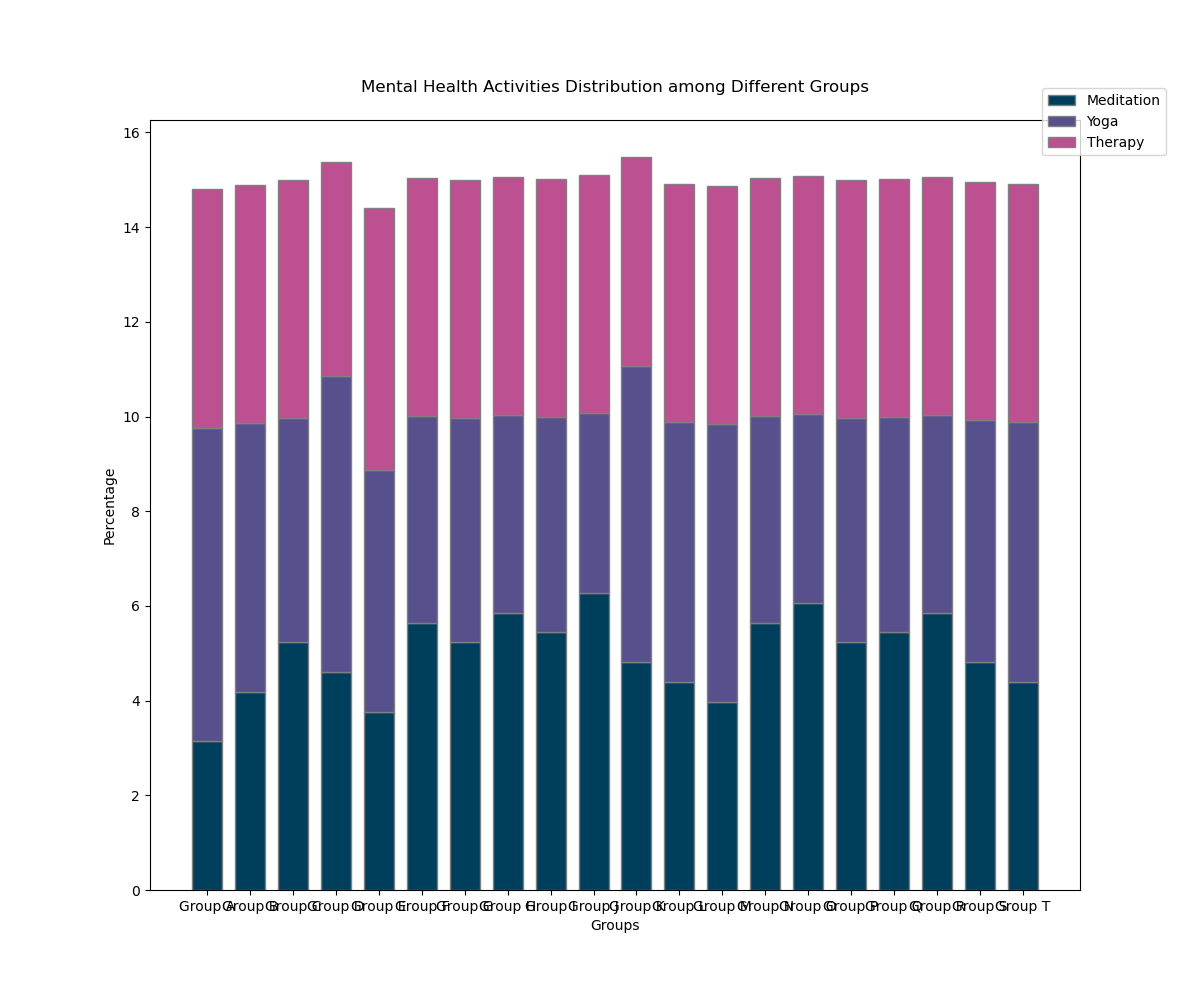

The script that drew this image:

import matplotlib.pyplot as plt
import numpy as np

# Data
categories = ['Group A', 'Group B', 'Group C', 'Group D', 'Group E', 'Group F', 'Group G', 'Group H', 'Group I', 'Group J', 'Group K', 'Group L', 'Group M', 'Group N', 'Group O', 'Group P', 'Group Q', 'Group R', 'Group S', 'Group T']
meditation = [15, 20, 25, 22, 18, 27, 25, 28, 26, 30, 23, 21, 19, 27, 29, 25, 26, 28, 23, 21]
yoga = [35, 30, 25, 33, 27, 23, 25, 22, 24, 20, 33, 29, 31, 23, 21, 25, 24, 22, 27, 29]
therapy = [50, 50, 50, 45, 55, 50, 50, 50, 50, 50, 44, 50, 50, 50, 50, 50, 50, 50, 50, 50]

# Colors
colors = ['#003f5c', '#58508d', '#bc5090']

# Plotting
fig, ax = plt.subplots(figsize=(12, 10))
width = 0.7  # width of the bars

meditation_perc = np.array(meditation) / np.array(meditation).sum() * 100
yoga_perc = np.array(yoga) / np.array(yoga).sum() * 100
therapy_perc = np.array(therapy) / np.array(therapy).sum() * 100

bars1 = ax.bar(categories, meditation_perc, color=colors[0], edgecolor='grey', width=width)
bars2 = ax.bar(categories, yoga_perc, bottom=meditation_perc, color=colors[1], edgecolor='grey', width=width)
bars3 = ax.bar(categories, therapy_perc, bottom=meditation_perc + yoga_perc, color=colors[2], edgecolor='grey', width=width)

# Adding the legend and title
ax.legend(['Meditation', 'Yoga', 'Therapy'], loc='upper right', bbox_to_anchor=(1.1, 1.05))
ax.set_title('Mental Health Activities Distribution among Different Groups', pad=20)
ax.set_ylabel('Percentage')
ax.set_xlabel('Groups')

plt.show()
